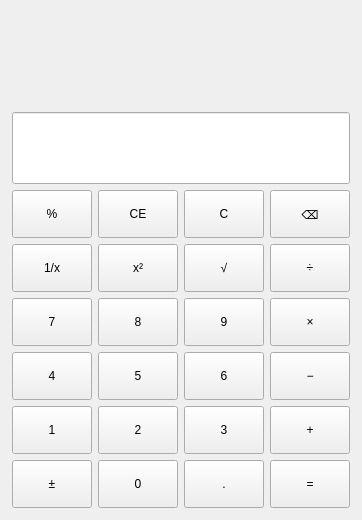
<?xml version="1.0" encoding="UTF-8"?>
<ui version="4.0">
 <class>Calculator</class>
 <widget class="QWidget" name="Calculator">
  <property name="geometry">
   <rect>
    <x>0</x>
    <y>0</y>
    <width>360</width>
    <height>520</height>
   </rect>
  </property>
  <property name="windowTitle">
   <string>带键盘事件的计算器</string>
  </property>
  <layout class="QVBoxLayout" name="mainLayout">
   <property name="spacing">
    <number>6</number>
   </property>
   <property name="leftMargin">
    <number>12</number>
   </property>
   <property name="topMargin">
    <number>12</number>
   </property>
   <property name="rightMargin">
    <number>12</number>
   </property>
   <property name="bottomMargin">
    <number>12</number>
   </property>
   <item>
    <widget class="QLabel" name="labelHistory">
     <property name="text">
      <string/>
     </property>
     <property name="alignment">
      <set>Qt::AlignRight|Qt::AlignVCenter</set>
     </property>
    </widget>
   </item>
   <item>
    <widget class="QLineEdit" name="lineEditDisplay">
     <property name="minimumSize">
      <size>
       <width>0</width>
       <height>72</height>
      </size>
     </property>
     <property name="readOnly">
      <bool>true</bool>
     </property>
     <property name="alignment">
      <set>Qt::AlignRight|Qt::AlignVCenter</set>
     </property>
    </widget>
   </item>
   <item>
    <layout class="QGridLayout" name="gridLayoutButtons">
     <property name="spacing">
      <number>6</number>
     </property>
     <item row="0" column="0">
      <widget class="QPushButton" name="btnPercent">
       <property name="minimumSize">
        <size><width>0</width><height>48</height></size>
       </property>
       <property name="text"><string>%</string></property>
      </widget>
     </item>
     <item row="0" column="1">
      <widget class="QPushButton" name="btnClearEntry">
       <property name="minimumSize">
        <size><width>0</width><height>48</height></size>
       </property>
       <property name="text"><string>CE</string></property>
      </widget>
     </item>
     <item row="0" column="2">
      <widget class="QPushButton" name="btnClear">
       <property name="minimumSize">
        <size><width>0</width><height>48</height></size>
       </property>
       <property name="text"><string>C</string></property>
      </widget>
     </item>
     <item row="0" column="3">
      <widget class="QPushButton" name="btnBackspace">
       <property name="minimumSize">
        <size><width>0</width><height>48</height></size>
       </property>
       <property name="text"><string>⌫</string></property>
      </widget>
     </item>
     <item row="1" column="0">
      <widget class="QPushButton" name="btnReciprocal">
       <property name="minimumSize">
        <size><width>0</width><height>48</height></size>
       </property>
       <property name="text"><string>1/x</string></property>
      </widget>
     </item>
     <item row="1" column="1">
      <widget class="QPushButton" name="btnSquare">
       <property name="minimumSize">
        <size><width>0</width><height>48</height></size>
       </property>
       <property name="text"><string>x²</string></property>
      </widget>
     </item>
     <item row="1" column="2">
      <widget class="QPushButton" name="btnSquareRoot">
       <property name="minimumSize">
        <size><width>0</width><height>48</height></size>
       </property>
       <property name="text"><string>√</string></property>
      </widget>
     </item>
     <item row="1" column="3">
      <widget class="QPushButton" name="btnDivide">
       <property name="minimumSize">
        <size><width>0</width><height>48</height></size>
       </property>
       <property name="text"><string>÷</string></property>
      </widget>
     </item>
     <item row="2" column="0">
      <widget class="QPushButton" name="btnDigit7">
       <property name="minimumSize">
        <size><width>0</width><height>48</height></size>
       </property>
       <property name="text"><string>7</string></property>
      </widget>
     </item>
     <item row="2" column="1">
      <widget class="QPushButton" name="btnDigit8">
       <property name="minimumSize">
        <size><width>0</width><height>48</height></size>
       </property>
       <property name="text"><string>8</string></property>
      </widget>
     </item>
     <item row="2" column="2">
      <widget class="QPushButton" name="btnDigit9">
       <property name="minimumSize">
        <size><width>0</width><height>48</height></size>
       </property>
       <property name="text"><string>9</string></property>
      </widget>
     </item>
     <item row="2" column="3">
      <widget class="QPushButton" name="btnMultiply">
       <property name="minimumSize">
        <size><width>0</width><height>48</height></size>
       </property>
       <property name="text"><string>×</string></property>
      </widget>
     </item>
     <item row="3" column="0">
      <widget class="QPushButton" name="btnDigit4">
       <property name="minimumSize">
        <size><width>0</width><height>48</height></size>
       </property>
       <property name="text"><string>4</string></property>
      </widget>
     </item>
     <item row="3" column="1">
      <widget class="QPushButton" name="btnDigit5">
       <property name="minimumSize">
        <size><width>0</width><height>48</height></size>
       </property>
       <property name="text"><string>5</string></property>
      </widget>
     </item>
     <item row="3" column="2">
      <widget class="QPushButton" name="btnDigit6">
       <property name="minimumSize">
        <size><width>0</width><height>48</height></size>
       </property>
       <property name="text"><string>6</string></property>
      </widget>
     </item>
     <item row="3" column="3">
      <widget class="QPushButton" name="btnSubtract">
       <property name="minimumSize">
        <size><width>0</width><height>48</height></size>
       </property>
       <property name="text"><string>−</string></property>
      </widget>
     </item>
     <item row="4" column="0">
      <widget class="QPushButton" name="btnDigit1">
       <property name="minimumSize">
        <size><width>0</width><height>48</height></size>
       </property>
       <property name="text"><string>1</string></property>
      </widget>
     </item>
     <item row="4" column="1">
      <widget class="QPushButton" name="btnDigit2">
       <property name="minimumSize">
        <size><width>0</width><height>48</height></size>
       </property>
       <property name="text"><string>2</string></property>
      </widget>
     </item>
     <item row="4" column="2">
      <widget class="QPushButton" name="btnDigit3">
       <property name="minimumSize">
        <size><width>0</width><height>48</height></size>
       </property>
       <property name="text"><string>3</string></property>
      </widget>
     </item>
     <item row="4" column="3">
      <widget class="QPushButton" name="btnAdd">
       <property name="minimumSize">
        <size><width>0</width><height>48</height></size>
       </property>
       <property name="text"><string>+</string></property>
      </widget>
     </item>
     <item row="5" column="0">
      <widget class="QPushButton" name="btnNegate">
       <property name="minimumSize">
        <size><width>0</width><height>48</height></size>
       </property>
       <property name="text"><string>±</string></property>
      </widget>
     </item>
     <item row="5" column="1">
      <widget class="QPushButton" name="btnDigit0">
       <property name="minimumSize">
        <size><width>0</width><height>48</height></size>
       </property>
       <property name="text"><string>0</string></property>
      </widget>
     </item>
     <item row="5" column="2">
      <widget class="QPushButton" name="btnPoint">
       <property name="minimumSize">
        <size><width>0</width><height>48</height></size>
       </property>
       <property name="text"><string>.</string></property>
      </widget>
     </item>
     <item row="5" column="3">
      <widget class="QPushButton" name="btnEquals">
       <property name="minimumSize">
        <size><width>0</width><height>48</height></size>
       </property>
       <property name="text"><string>=</string></property>
      </widget>
     </item>
    </layout>
   </item>
  </layout>
 </widget>
 <resources/>
 <connections/>
</ui>
